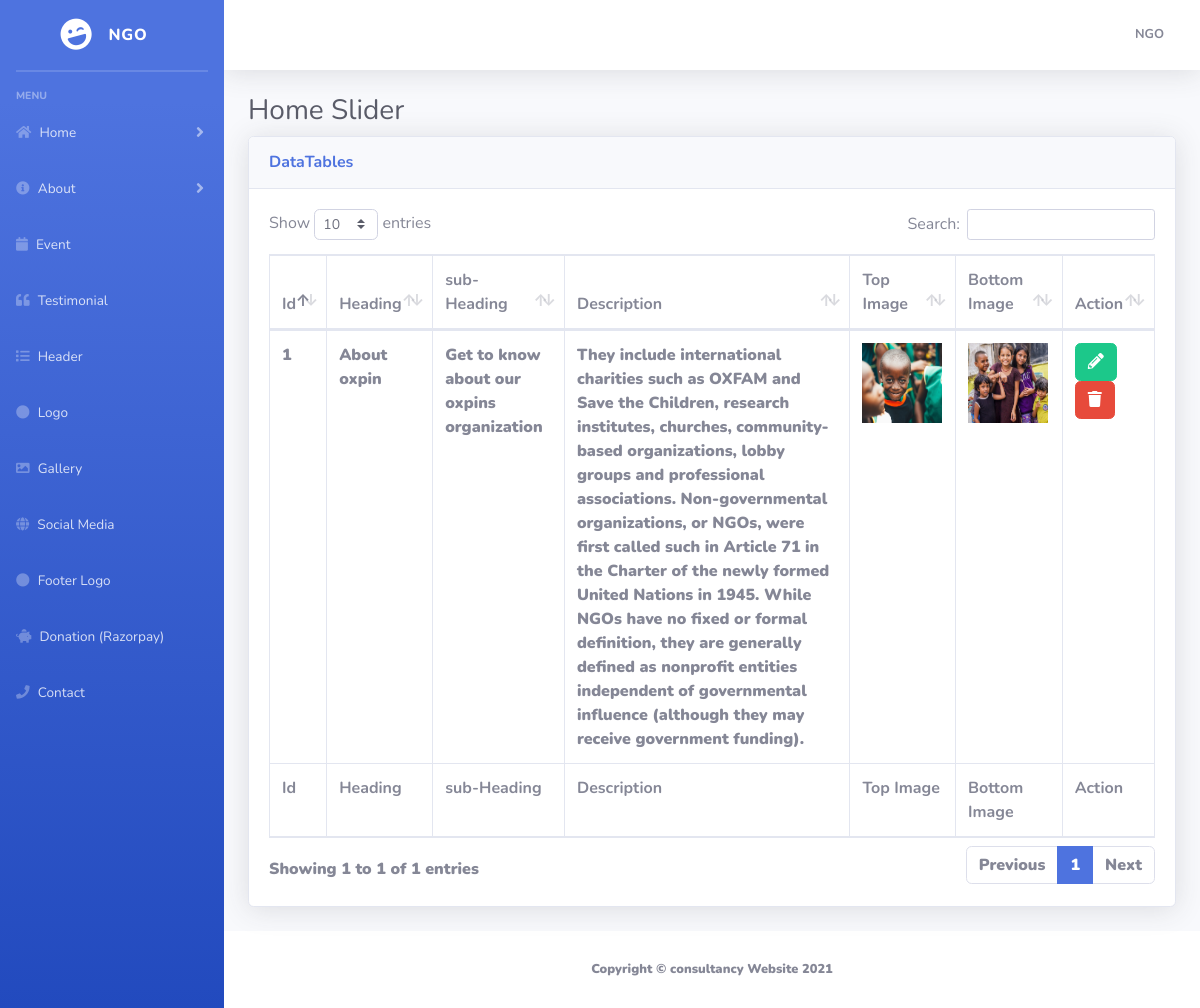
Page /admin/about.php (signed in) on the committed database.
### tables this page shows
CREATE TABLE `about` (
  `id` int(11) NOT NULL,
  `heading` varchar(1000) NOT NULL,
  `subheading` varchar(1000) NOT NULL,
  `description` varchar(1000) NOT NULL,
  `t_image` varchar(1000) NOT NULL,
  `b_image` varchar(1000) NOT NULL
);

### admin/db.php (called while the page is built, shortened)
?><?php
class DBController {
private $host = "localhost";
	private $user = "admin_oxpin";
	private $password = "parthiv99";
	private $database = "admin_oxpin";
	private $conn;
	function __construct() {
		$this->conn = $this->connectDB();
	}
	function connectDB() {
		$conn = mysqli_connect($this->host,$this->user,$this->password,$this->database);
mysqli_set_charset($conn,"utf8");
		return $conn;
	}
	function runQuery($query) {
		$result = mysqli_query($this->conn,$query);
		while($row=mysqli_fetch_assoc($result)) {
			$resultset[] = $row;
		}
		if(!empty($resultset))
			return $resultset;
	}
}
$db_handle = new DBController();
?>

### admin/about.php (the view, shortened to what this page needs)
<?php
include('header.php');
?>
                <div class="container-fluid">
                    <h1 class="h3 mb-2 text-gray-800">Home Slider</h1>
                    <div class="card shadow mb-4">
                        <div class="card-header py-3">
                            <h6 class="m-0 font-weight-bold text-primary">DataTables</h6>
                        </div>
                        <div class="card-body">
                            <div class="table-responsive">
                                <table class="table table-bordered" id="dataTable" width="100%" cellspacing="0">
                                    <thead>
                                        <tr>
                                            <th>Id</th>
                                            <th>Heading</th>
                                            <th>sub-Heading</th>
                                            <th>Description</th>
                                            <th>Top Image</th>
                                            <th>Bottom Image</th>
                                            <th>Action</th>
                                        </tr>
                                    </thead>
                                    <tfoot>
                                        <tr>
                                            <th>Id</th>
                                            <th>Heading</th>
                                            <th>sub-Heading</th>
                                            <th>Description</th>
                                            <th>Top Image</th>
                                            <th>Bottom Image</th>
                                            <th>Action</th>
                                        </tr>
                                    </tfoot>
                                    <tbody>
                                    <?php
$result = $db_handle->runQuery("select * from about ");
foreach($result as $row) { ?>
                    <td ><?php echo $row['id'];?></td>
                    <td ><?php echo $row['heading'];?></td>
                    <td ><?php echo $row['subheading'];?></td>
                    <td ><?php echo $row['description'];?></td>
					<td><img src="<?php echo $row['t_image'];?>"style="width:80px;height:80px;"> </td>
                    <td><img src="<?php echo $row['b_image'];?>"style="width:80px;height:80px;"> </td>
                    <td>
                      <a href="about_edit.php?id=<?php echo $row['id']; ?>"> <button class="btn btn-success btn-xs"><i class="fas fa-pencil-alt"></i></button></a>
                      <a href="?delete=<?php echo $row['id'];?>">
                       <button class="btn btn-danger btn-xs"><i class="fa fa-trash"></i></button></a>
                    </td>
<?php } ?>
                                        </tbody>
                                </table>
                            </div>
                        </div>
                    </div>
                </div>
            </div>
            <footer class="sticky-footer bg-white">
                <div class="container my-auto">
                    <div class="copyright text-center my-auto">
                        <span>Copyright &copy; consultancy Website 2021</span>
                    </div>
                </div>
            </footer>
        </div>
    </div>
</body>
</html>

### rows in the picture
about: id "1", heading "About oxpin", subheading "Get to know about our oxpins organization", description "They include international charities such as OXFAM and Save the Children, research institutes, churches, community-based organizations, lobby groups and professional associations. Non-governmental organizations, or NGOs, were first called such in Article 71 in the Charter of the newly formed United Nations in 1945. While NGOs have no fixed or formal definition, they are generally defined as nonprofit entities independent of governmental influence (although they may receive government funding).", t_image (picture), b_image (picture)
